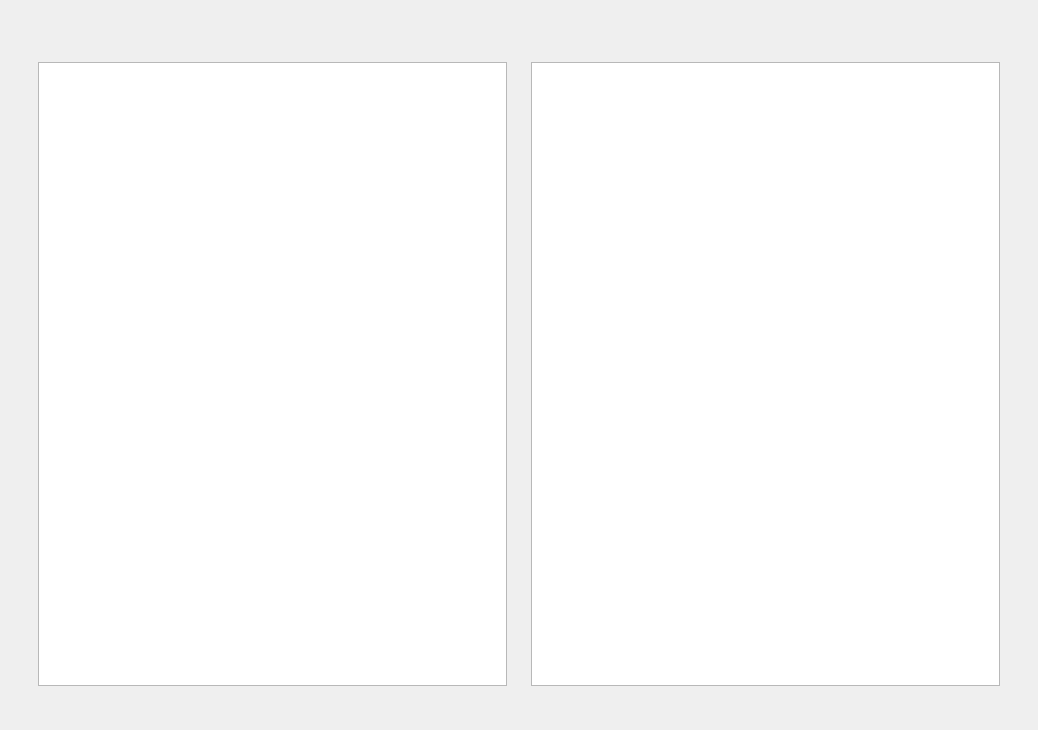
<?xml version="1.0" encoding="UTF-8"?>
<ui version="4.0">
 <class>Form</class>
 <widget class="QWidget" name="Form">
  <property name="geometry">
   <rect>
    <x>0</x>
    <y>0</y>
    <width>1038</width>
    <height>730</height>
   </rect>
  </property>
  <property name="windowTitle">
   <string>Form</string>
  </property>
  <layout class="QHBoxLayout" name="horizontalLayout_2">
   <item>
    <widget class="QStackedWidget" name="stackedWidget">
     <property name="currentIndex">
      <number>1</number>
     </property>
     <widget class="QWidget" name="page_1_home">
      <layout class="QVBoxLayout" name="verticalLayout">
       <item>
        <widget class="QLabel" name="label_5">
         <property name="font">
          <font>
           <pointsize>20</pointsize>
          </font>
         </property>
         <property name="text">
          <string>首页</string>
         </property>
         <property name="alignment">
          <set>Qt::AlignCenter</set>
         </property>
        </widget>
       </item>
       <item>
        <widget class="QPushButton" name="pushButton">
         <property name="text">
          <string>PushButton</string>
         </property>
        </widget>
       </item>
      </layout>
     </widget>
     <widget class="QWidget" name="page_2_check">
      <layout class="QVBoxLayout" name="verticalLayout_5">
       <item>
        <widget class="QWidget" name="widget_check_1_toolBar" native="true">
         <property name="minimumSize">
          <size>
           <width>0</width>
           <height>0</height>
          </size>
         </property>
         <property name="maximumSize">
          <size>
           <width>16777215</width>
           <height>16777215</height>
          </size>
         </property>
         <layout class="QHBoxLayout" name="horizontalLayout"/>
        </widget>
       </item>
       <item>
        <widget class="QWidget" name="widget_check_2_display" native="true">
         <layout class="QHBoxLayout" name="horizontalLayout_3">
          <item>
           <widget class="QWidget" name="widget_check_display_1_table" native="true">
            <layout class="QVBoxLayout" name="verticalLayout_2">
             <item>
              <widget class="QTextEdit" name="textEdit"/>
             </item>
            </layout>
           </widget>
          </item>
          <item>
           <widget class="QWidget" name="widget_check_display_2_chartAndLog" native="true">
            <layout class="QVBoxLayout" name="verticalLayout_7">
             <item>
              <widget class="QTableWidget" name="tableWidget"/>
             </item>
            </layout>
           </widget>
          </item>
         </layout>
        </widget>
       </item>
       <item>
        <widget class="QWidget" name="widget_check_3_statusBar" native="true"/>
       </item>
      </layout>
     </widget>
     <widget class="QWidget" name="page_3_cloud">
      <layout class="QVBoxLayout" name="verticalLayout_4">
       <item>
        <widget class="QLabel" name="label_2">
         <property name="font">
          <font>
           <pointsize>20</pointsize>
          </font>
         </property>
         <property name="text">
          <string>云检测</string>
         </property>
         <property name="alignment">
          <set>Qt::AlignCenter</set>
         </property>
        </widget>
       </item>
       <item>
        <widget class="QPushButton" name="pushButton_3">
         <property name="text">
          <string>PushButton</string>
         </property>
        </widget>
       </item>
      </layout>
     </widget>
     <widget class="QWidget" name="page_4_select">
      <layout class="QVBoxLayout" name="verticalLayout_3">
       <item>
        <widget class="QLabel" name="label_3">
         <property name="font">
          <font>
           <pointsize>20</pointsize>
          </font>
         </property>
         <property name="text">
          <string>筛选和优化</string>
         </property>
         <property name="alignment">
          <set>Qt::AlignCenter</set>
         </property>
        </widget>
       </item>
       <item>
        <widget class="QPushButton" name="pushButton_4">
         <property name="text">
          <string>PushButton</string>
         </property>
        </widget>
       </item>
      </layout>
     </widget>
     <widget class="QWidget" name="page_5_setting">
      <layout class="QVBoxLayout" name="verticalLayout_6">
       <item>
        <widget class="QLabel" name="label_4">
         <property name="font">
          <font>
           <pointsize>20</pointsize>
          </font>
         </property>
         <property name="text">
          <string>设置页面</string>
         </property>
         <property name="alignment">
          <set>Qt::AlignCenter</set>
         </property>
        </widget>
       </item>
       <item>
        <widget class="QPushButton" name="pushButton_5">
         <property name="text">
          <string>PushButton</string>
         </property>
        </widget>
       </item>
      </layout>
     </widget>
    </widget>
   </item>
  </layout>
 </widget>
 <resources/>
 <connections/>
</ui>
